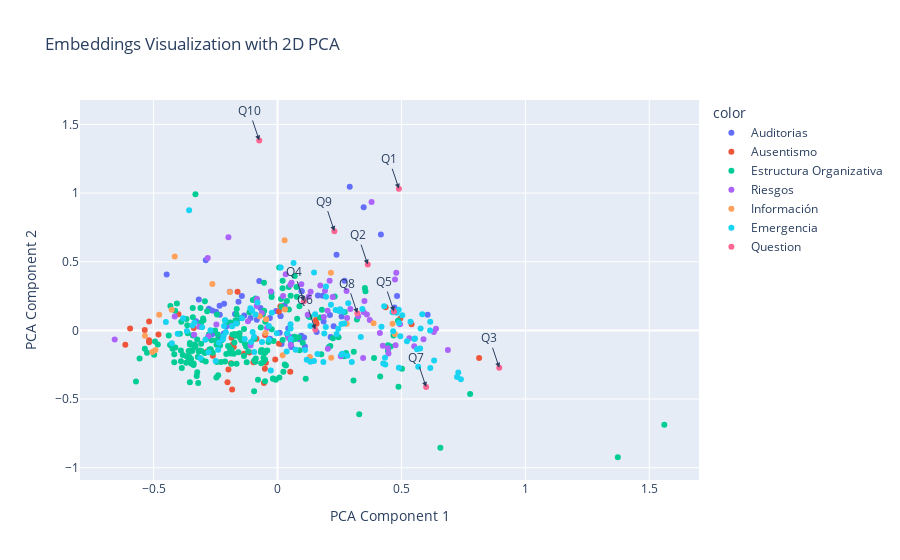
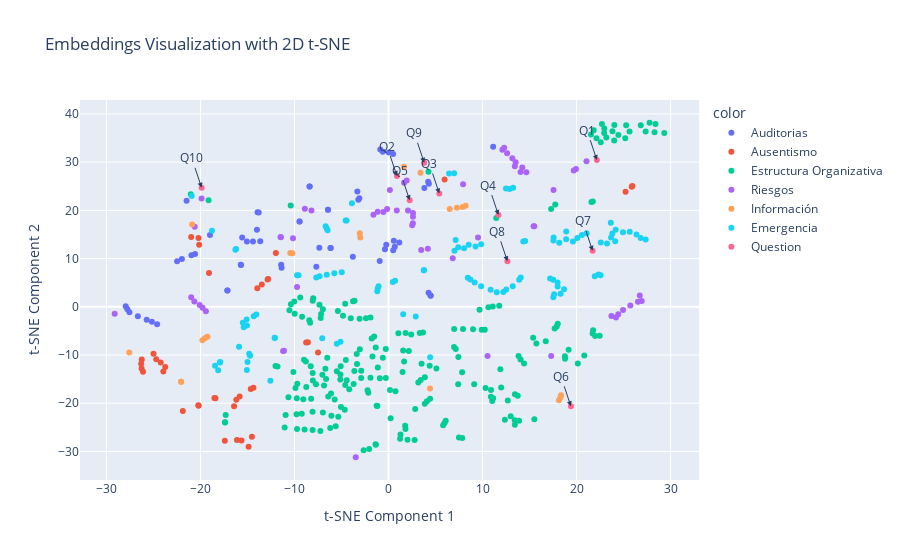
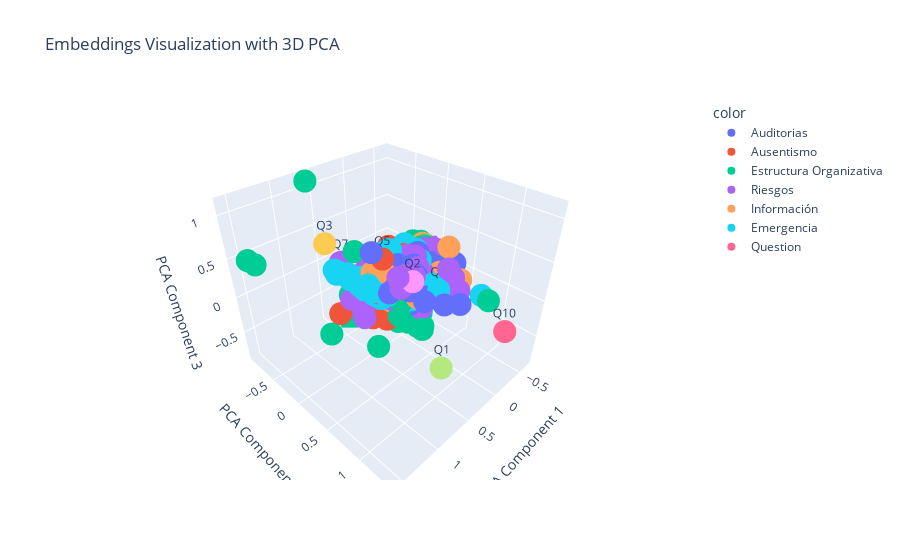
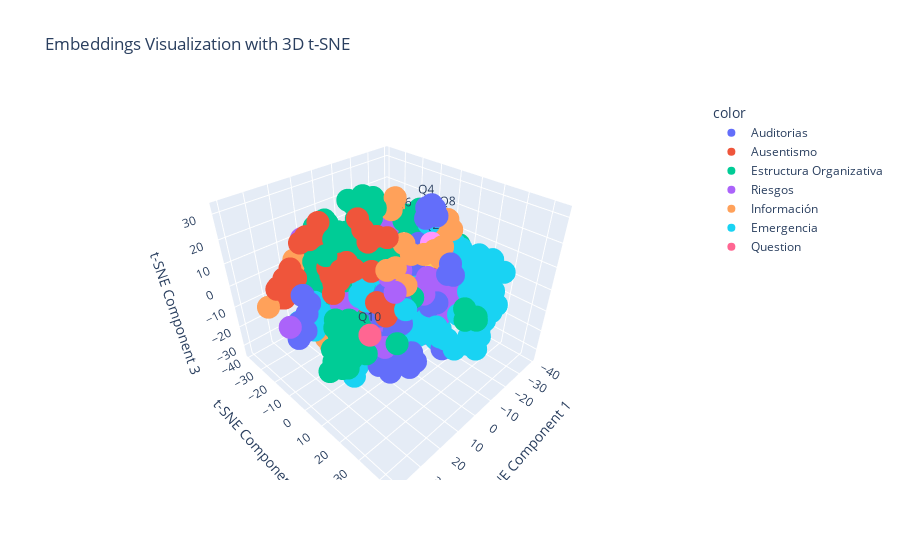

The notebook cell these images were saved under, in order:
### Code cell
# Collecting sentence embeddings for each model
model_embeddings = []
model_labels = []
models_list = []

for key, model in models.items():
    for paragraph in model.original_paragraphs:
        embedding = model._get_sentence_embedding_pretrained(paragraph)
        model_embeddings.append(embedding)
        model_labels.append(key)
    models_list.append(key)

# Collecting embeddings for questions and finding the closest model for each question
question_embeddings = []
question_closest_models = []
question_similarities = []
question_closest_paragraphs = []

for question in questions:
    query_embedding = model._get_sentence_embedding_pretrained(question)
    question_embeddings.append(query_embedding)
    
    # Find the closest model
    closest_model = None
    highest_similarity = -1
    closest_paragraph = ""
    for model_name, model in models.items():
        similarities = [
            (model._cosine_similarity(query_embedding, model._get_sentence_embedding_pretrained(paragraph)), paragraph)
            for paragraph in model.original_paragraphs
        ]
        max_similarity, best_paragraph = max(similarities, key=lambda x: x[0])
        if max_similarity > highest_similarity:
            highest_similarity = max_similarity
            closest_model = model_name
            closest_paragraph = best_paragraph
    
    question_closest_models.append(closest_model)
    question_similarities.append(highest_similarity)
    question_closest_paragraphs.append(closest_paragraph)

# Printing questions and their related data based on similarity
for question, closest_model, similarity in zip(questions, question_closest_models, question_similarities):
    if similarity > 0.75:
        print(f"Question: {question}")
        print(f"Closest Model: {closest_model}")
        print(f"Similarity: {similarity:.2f}")
        print()
    else:
        print(f"'{question}' does not have enough similarity")

# Combining model embeddings and question embeddings
all_embeddings = np.array(model_embeddings + question_embeddings)
labels = model_labels + ["Question"] * len(questions)
hover_texts = model_labels + [
    f"Question: {question}<br>Closest Model: {closest_model}<br>Similarity: {similarity:.2f}<br>Chunk: {closest_paragraph[:100]}..."
    for question, closest_model, similarity, closest_paragraph in zip(questions, question_closest_models, question_similarities, question_closest_paragraphs)
]

# Reducing dimensionality using PCA for 2D and 3D plots
pca_2d = PCA(n_components=2)
pca_2d_result = pca_2d.fit_transform(all_embeddings)

pca_3d = PCA(n_components=3)
pca_3d_result = pca_3d.fit_transform(all_embeddings)

# Reducing dimensionality using t-SNE for 2D and 3D plots
tsne_2d = TSNE(n_components=2, random_state=42)
tsne_2d_result = tsne_2d.fit_transform(all_embeddings)

tsne_3d = TSNE(n_components=3, random_state=42)
tsne_3d_result = tsne_3d.fit_transform(all_embeddings)

# Plotting with 2D PCA
fig_pca = px.scatter(
    x=pca_2d_result[:, 0], 
    y=pca_2d_result[:, 1], 
    color=labels, 
    hover_data={'label': hover_texts},
    labels={'x': 'PCA Component 1', 'y': 'PCA Component 2'},
    title="Embeddings Visualization with 2D PCA"
)

# Adding annotations for questions in 2D PCA plot
for i, question in enumerate(questions):
    fig_pca.add_annotation(
        x=pca_2d_result[len(model_embeddings) + i, 0], 
        y=pca_2d_result[len(model_embeddings) + i, 1], 
        text=f"Q{i+1}", 
        showarrow=True,
        arrowhead=2
    )

# Plotting with 2D t-SNE
fig_tsne = px.scatter(
    x=tsne_2d_result[:, 0], 
    y=tsne_2d_result[:, 1], 
    color=labels, 
    hover_data={'label': hover_texts},
    labels={'x': 't-SNE Component 1', 'y': 't-SNE Component 2'},
    title="Embeddings Visualization with 2D t-SNE"
)

# Adding annotations for questions in 2D t-SNE plot
for i, question in enumerate(questions):
    fig_tsne.add_annotation(
        x=tsne_2d_result[len(model_embeddings) + i, 0], 
        y=tsne_2d_result[len(model_embeddings) + i, 1], 
        text=f"Q{i+1}", 
        showarrow=True,
        arrowhead=2
    )

# Plotting with 3D PCA
fig_pca_3d = px.scatter_3d(
    x=pca_3d_result[:, 0], 
    y=pca_3d_result[:, 1], 
    z=pca_3d_result[:, 2], 
    color=labels, 
    hover_data={'label': hover_texts},
    labels={'x': 'PCA Component 1', 'y': 'PCA Component 2', 'z': 'PCA Component 3'},
    title="Embeddings Visualization with 3D PCA"
)

# Adding annotations for questions in 3D PCA plot
for i, question in enumerate(questions):
    fig_pca_3d.add_trace(go.Scatter3d(
        x=[pca_3d_result[len(model_embeddings) + i, 0]],
        y=[pca_3d_result[len(model_embeddings) + i, 1]],
        z=[pca_3d_result[len(model_embeddings) + i, 2]],
        text=f"Q{i+1}",
        mode='markers+text',
        textposition='top center',
        showlegend=False
    ))

# Plotting with 3D t-SNE
fig_tsne_3d = px.scatter_3d(
    x=tsne_3d_result[:, 0], 
    y=tsne_3d_result[:, 1], 
    z=tsne_3d_result[:, 2], 
    color=labels, 
    hover_data={'label': hover_texts},
    labels={'x': 't-SNE Component 1', 'y': 't-SNE Component 2', 'z': 't-SNE Component 3'},
    title="Embeddings Visualization with 3D t-SNE"
)

# Adding annotations for questions in 3D t-SNE plot
for i, question in enumerate(questions):
    fig_tsne_3d.add_trace(go.Scatter3d(
        x=[tsne_3d_result[len(model_embeddings) + i, 0]],
        y=[tsne_3d_result[len(model_embeddings) + i, 1]],
        z=[tsne_3d_result[len(model_embeddings) + i, 2]],
        text=f"Q{i+1}",
        mode='markers+text',
        textposition='top center',
        showlegend=False
    ))

# Show plots
fig_pca.show()
fig_tsne.show()
fig_pca_3d.show()
fig_tsne_3d.show()
